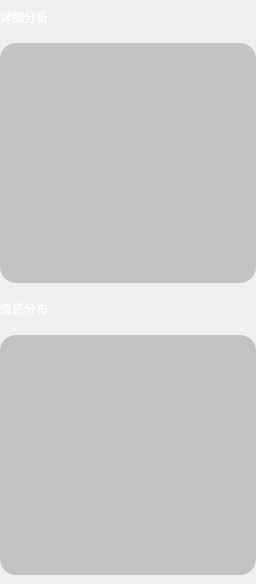
                   <widget class="QWidget" name="Analyse">
                    <layout class="QVBoxLayout" name="verticalLayout_7">
                     <property name="spacing">
                      <number>17</number>
                     </property>
                     <property name="leftMargin">
                      <number>0</number>
                     </property>
                     <property name="topMargin">
                      <number>8</number>
                     </property>
                     <property name="rightMargin">
                      <number>0</number>
                     </property>
                     <property name="bottomMargin">
                      <number>9</number>
                     </property>
                     <item>
                      <widget class="QLabel" name="label_2">
                       <property name="styleSheet">
                        <string notr="true">color: rgb(255, 255, 255);</string>
                       </property>
                       <property name="text">
                        <string>详细分析</string>
                       </property>
                      </widget>
                     </item>
                     <item>
                      <widget class="QPlainTextEdit" name="textEdit">
                       <property name="minimumSize">
                        <size>
                         <width>0</width>
                         <height>240</height>
                        </size>
                       </property>
                       <property name="focusPolicy">
                        <enum>Qt::NoFocus</enum>
                       </property>
                       <property name="styleSheet">
                        <string notr="true">QPlainTextEdit{

     background-color: rgba(150, 150, 150, 0.5);
     font: 10pt &quot;微软雅黑&quot;;
     padding:10px;
	color: rgb(245, 244, 241);
     border:none;
border-radius:16px;
}</string>
                       </property>
                       <property name="lineWidth">
                        <number>0</number>
                       </property>
                       <property name="cursorWidth">
                        <number>1</number>
                       </property>
                      </widget>
                     </item>
                     <item>
                      <widget class="QLabel" name="label_3">
                       <property name="styleSheet">
                        <string notr="true">color: rgb(255, 255, 255);</string>
                       </property>
                       <property name="text">
                        <string>情感分布</string>
                       </property>
                      </widget>
                     </item>
                     <item>
                      <widget class="QTextEdit" name="result">
                       <property name="minimumSize">
                        <size>
                         <width>0</width>
                         <height>240</height>
                        </size>
                       </property>
                       <property name="focusPolicy">
                        <enum>Qt::NoFocus</enum>
                       </property>
                       <property name="styleSheet">
                        <string notr="true">QTextEdit{
	color: rgb(255, 255, 255);

     background-color: rgba(150, 150, 150, 0.5);
     font: 10pt &quot;微软雅黑&quot;;
	color: rgb(245, 244, 241);
     padding:10px;
     border:none;
border-radius:16px;
}</string>
                       </property>
                       <property name="lineWidth">
                        <number>0</number>
                       </property>
                      </widget>
                     </item>
                    </layout>
                   </widget>
